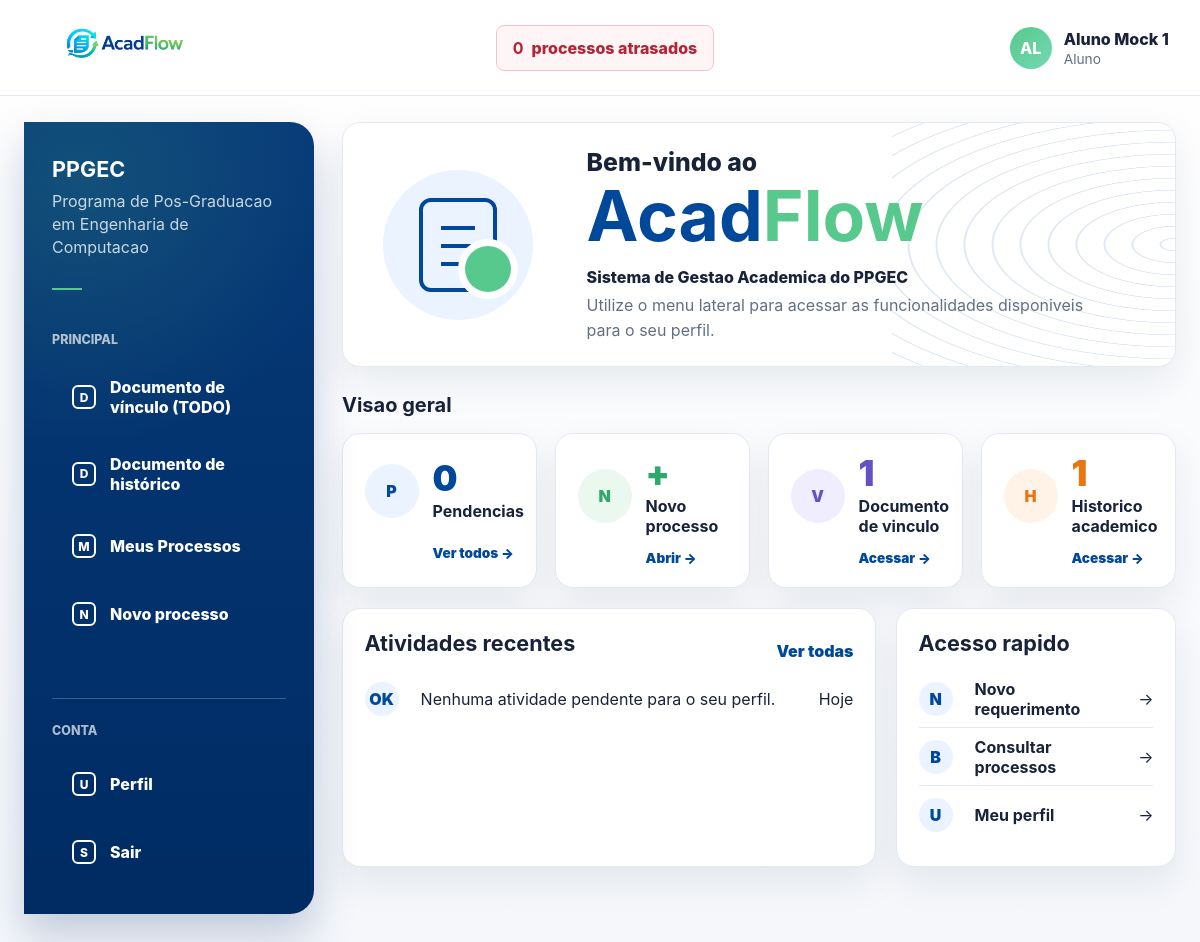
Screenshot of / (signed in) with the database file from the repository.
### processos/models.py (models this page shows, shortened)
class User(AbstractUser):
    class TipoUsuario(models.TextChoices):
        ALUNO = "ALUNO", "Aluno"
        DOCENTE = "DOCENTE", "Docente"
        SERVIDOR = "SERVIDOR", "Servidor"
    username = None
    first_name = None
    last_name = None
    nome = models.CharField(max_length=255)
    email = models.EmailField(unique=True)
    tipo_usuario = models.CharField(
        max_length=20,
        choices=TipoUsuario.choices,
        default=TipoUsuario.SERVIDOR,
    )
    USERNAME_FIELD = "email"
    REQUIRED_FIELDS = ["nome"]
    objects = UserManager()
    class Meta:
        ordering = ["nome", "email"]

### processos/views.py (the view, shortened to what this page needs)
# urls.py: path("", home_view, name="home"),
@login_required
def home_view(request):
    is_coordenador = _is_coordenador(request.user)
    has_gestao_access = _has_gestao_access(request.user)
    can_view_dashboard = _can_view_dashboard(request.user)
    can_view_processos = _can_view_processos(request.user)
    can_view_caixa = _can_view_caixa(request.user)
    meus_processos_base = Processo.objects.filter(usuario_criado_por=request.user)
    meus_processos_requerente = meus_processos_base.filter(setor_atual__nome="Requerente")
    context = {
        "meus_processos_requerente": meus_processos_requerente,
        "is_coordenador": is_coordenador,
        "has_gestao_access": has_gestao_access,
        "can_view_dashboard": can_view_dashboard,
        "can_view_processos": can_view_processos,
        "can_view_caixa": can_view_caixa,
        "can_add_processo": request.user.tipo_usuario != User.TipoUsuario.SERVIDOR,
        "show_side_menu": request.user.tipo_usuario in [User.TipoUsuario.DOCENTE, User.TipoUsuario.ALUNO],
        "side_menu_title": "Menu",
        "side_menu_items": _menu_lateral_home(request.user),
    }
    return render(request, "processos/home.html", context)

### processos/context_processors.py (called while the page is built)
def processos_atrasados(request):
    if not request.user.is_authenticated:
        return {}
    return {
        "processos_atrasados_count": processos_atrasados_queryset(request.user).count(),
        "processos_atrasados_url": processos_atrasados_url(request.user),
    }

### processos/services.py (called while the page is built, shortened)
def processos_atrasados_base_queryset():
    return Processo.objects.filter(
        prazo_limite__lt=timezone.localdate(),
    ).exclude(status=Processo.StatusProcesso.FINALIZADO)

def processos_atrasados_queryset(user):
    queryset = processos_atrasados_base_queryset()
    if not user.is_authenticated:
        return queryset.none()
    if user.tipo_usuario == User.TipoUsuario.SERVIDOR:
        return queryset
    return queryset.filter(usuario_criado_por=user)

def processos_atrasados_url(user):
    if user.is_authenticated and user.tipo_usuario in {User.TipoUsuario.SERVIDOR, User.TipoUsuario.DOCENTE}:
        if user.tipo_usuario == User.TipoUsuario.SERVIDOR or Docente.objects.filter(
            pk=user.pk,
            coordenador=True,
        ).exists():
            return f"{reverse('coordenacao_processos')}?atrasados=1"
    return f"{reverse('menu_meus_processos')}?my_atrasados=1"

### processos/views.py (called while the page is built, shortened)
def _is_docente(user):
    return user.is_authenticated and user.tipo_usuario == User.TipoUsuario.DOCENTE

def _is_servidor(user):
    return user.is_authenticated and user.tipo_usuario == User.TipoUsuario.SERVIDOR

def _is_coordenador(user):
    if not user.is_authenticated or user.tipo_usuario != User.TipoUsuario.DOCENTE:
        return False
    try:
        return bool(user.docente.coordenador)
    except Docente.DoesNotExist:
        return False

def _has_gestao_access(user):
    return _is_coordenador(user) or _is_servidor(user)

def _can_view_dashboard(user):
    return _has_gestao_access(user)

def _can_view_processos(user):
    return _is_coordenador(user) or _is_servidor(user)

def _can_view_caixa(user):
    return _is_docente(user) or _is_servidor(user)

def _menu_lateral_home(user):
    if user.tipo_usuario == User.TipoUsuario.ALUNO:
        return [
            {"label": "Documento de vínculo (TODO)", "href": "/aluno/documento-vinculo/"},
            {"label": "Documento de histórico", "href": "/aluno/documento-historico/"},
            {"label": "Meus Processos", "href": "/menu/meus-processos/"},
            {"label": "Novo processo", "href": "/processos/novo/"},
        ]
    return []

### templates/processos/home.html (shortened to what this page needs)
{% extends "base.html" %}
{% block content %}
<section class="card hero-card">
    <div class="hero-mark" aria-hidden="true"></div>
    <div class="hero-content">
        <p class="hero-kicker">Bem-vindo ao</p>
        <h1 class="hero-title">Acad<span>Flow</span></h1>
        <p class="hero-subtitle">Sistema de Gestao Academica do PPGEC</p>
        <p class="hero-copy">
            Utilize o menu lateral para acessar as funcionalidades disponiveis para o seu perfil.
        </p>
    </div>
</section>
<h2 class="overview-title">Visao geral</h2>
<section class="metric-grid" aria-label="Visao geral">
    {% if user.tipo_usuario == "DOCENTE" %}
        <article class="card metric-card">
            <span class="metric-icon">P</span>
            <div>
                <p class="metric-value">{{ meus_processos_requerente|length }}</p>
                <p class="metric-label">Pendencias</p>
            </div>
            <a class="metric-link" href="{% url 'menu_meus_processos' %}">Ver todos -></a>
        </article>
        <article class="card metric-card is-green">
            <span class="metric-icon">O</span>
            <div>
                <p class="metric-value">{% if orientandos %}{{ orientandos|length }}{% else %}0{% endif %}</p>
                <p class="metric-label">Orientandos</p>
            </div>
            <a class="metric-link" href="{% url 'menu_meus_orientandos' %}">Ver todos -></a>
        </article>
        <article class="card metric-card is-purple">
            <span class="metric-icon">C</span>
            <div>
                <p class="metric-value">{% if processos_orientandos %}{{ processos_orientandos|length }}{% else %}0{% endif %}</p>
                <p class="metric-label">Processos dos orientandos</p>
            </div>
            <a class="metric-link" href="{% url 'menu_processos_orientandos' %}">Ver todos -></a>
        </article>
        <article class="card metric-card is-orange">
            <span class="metric-icon">M</span>
            <div>
                <p class="metric-value">{% if cientes_pendentes_orientador %}{{ cientes_pendentes_orientador|length }}{% else %}0{% endif %}</p>
                <p class="metric-label">Ciencias pendentes</p>
            </div>
            <a class="metric-link" href="{% url 'menu_ciencias_manifestadas' %}">Ver todos -></a>
        </article>
    {% elif user.tipo_usuario == "ALUNO" %}
        <article class="card metric-card">
            <span class="metric-icon">P</span>
            <div>
                <p class="metric-value">{{ meus_processos_requerente|length }}</p>
                <p class="metric-label">Pendencias</p>
            </div>
            <a class="metric-link" href="{% url 'menu_meus_processos' %}">Ver todos -></a>
        </article>
        <article class="card metric-card is-green">
            <span class="metric-icon">N</span>
            <div>
                <p class="metric-value">+</p>
                <p class="metric-label">Novo processo</p>
            </div>
            <a class="metric-link" href="{% url 'novo_processo' %}">Abrir -></a>
        </article>
        <article class="card metric-card is-purple">
            <span class="metric-icon">V</span>
            <div>
                <p class="metric-value">1</p>
                <p class="metric-label">Documento de vinculo</p>
            </div>
            <a class="metric-link" href="{% url 'aluno_documento_vinculo' %}">Acessar -></a>
        </article>
        <article class="card metric-card is-orange">
            <span class="metric-icon">H</span>
            <div>
                <p class="metric-value">1</p>
                <p class="metric-label">Historico academico</p>
            </div>
            <a class="metric-link" href="{% url 'aluno_documento_historico' %}">Acessar -></a>
        </article>
    {% endif %}
</section>
<section class="dashboard-grid">
    <article class="card">
        <div class="actions-row">
            <h2 class="section-title">Atividades recentes</h2>
            <a class="text-link" href="{% url 'menu_meus_processos' %}">Ver todas</a>
        </div>
        <ul class="activity-list">
            {% if meus_processos_requerente %}
                {% for processo in meus_processos_requerente|slice:":4" %}
                    <li>
                        <span class="soft-icon">!</span>
                        <span>
                            <strong>{{ processo.numero }}</strong> aguarda acao do requerente
                        </span>
                        <time>{{ processo.atualizado_em|date:"d/m/Y" }}</time>
                    </li>
                {% endfor %}
            {% else %}
                <li>
                    <span class="soft-icon">OK</span>
                    <span>Nenhuma atividade pendente para o seu perfil.</span>
                    <time>Hoje</time>
                </li>
            {% endif %}
        </ul>
    </article>
    <article class="card">
        <h2 class="section-title">Acesso rapido</h2>
        <div class="quick-list">
            {% if can_add_processo %}
                <a href="{% url 'novo_processo' %}">
                    <span class="soft-icon">N</span>
                    <strong>Novo requerimento</strong>
                    <span>-></span>
                </a>
            {% endif %}
            <a href="{% url 'menu_meus_processos' %}">
                <span class="soft-icon">B</span>
                <strong>Consultar processos</strong>
                <span>-></span>
            </a>
            <a href="{% url 'me' %}">
                <span class="soft-icon">U</span>
                <strong>Meu perfil</strong>
                <span>-></span>
            </a>
        </div>
    </article>
</section>
{% endblock %}

### templates/base.html (shortened to what this page needs)
{% load static %}
<!doctype html>
<html lang="pt-BR">
<head>
    <link rel="stylesheet" href="{% static 'css/app.css' %}">
</head>
<body>
<div class="app-shell">
    {% if user.is_authenticated %}
        <header class="topbar">
            <div class="container topbar-content">
                <a class="brand" href="{% url 'home' %}" aria-label="AcadFlow">
                    <img class="brand-logo" src="{% static 'img/acadflow-logo.png' %}" alt="AcadFlow">
                </a>
                <a class="overdue-link" href="{{ processos_atrasados_url }}">
                    <strong>{{ processos_atrasados_count|default:0 }}</strong>
                    <span>processos atrasados</span>
                </a>
                <details class="user-menu">
                    <summary class="user-chip">
                        <span class="avatar" aria-hidden="true">{{ user.nome|default:user.email|slice:":2"|upper }}</span>
                        <span class="user-meta">
                            <span class="user-name">{{ user.nome }}</span>
                            <span class="user-role">{{ user.get_tipo_usuario_display }}</span>
                        </span>
                    </summary>
                </details>
            </div>
        </header>
    {% endif %}
    <main class="main-area">
        <div class="container">
            {% if user.is_authenticated %}
                <div class="layout">
                    <aside class="sidebar" aria-label="Menu principal">
                        <div class="sidebar-program">
                            <strong>PPGEC</strong>
                            <span>Programa de Pos-Graduacao em Engenharia de Computacao</span>
                            <span class="sidebar-rule"></span>
                        </div>
                        <p class="sidebar-label">Principal</p>
                        <ul class="side-menu">
                            {% if side_menu_items %}
                                {% for item in side_menu_items %}
                                    <li>
                                        <a class="{% if request.path == item.href %}is-active{% endif %}" href="{{ item.href }}">
                                            <span class="side-icon">{{ item.label|slice:":1" }}</span>
                                            {{ item.label }}
                                        </a>
                                    </li>
                                {% endfor %}
                            {% endif %}
                        </ul>
                        <div class="sidebar-footer">
                            <p class="sidebar-label">Conta</p>
                            <ul class="side-menu">
                                <li>
                                    <a class="{% if request.resolver_match.url_name == 'me' %}is-active{% endif %}" href="{% url 'me' %}">
                                        <span class="side-icon">U</span>
                                        Perfil
                                    </a>
                                </li>
                                <li>
                                    <form method="post" action="{% url 'logout' %}" class="side-form">
                                        <button type="submit">
                                            <span class="side-icon">S</span>
                                            Sair
                                        </button>
                                    </form>
                                </li>
                            </ul>
                        </div>
                    </aside>
                    <section class="content-area">
            {% endif %}
            {% block content %}{% endblock %}
            {% if user.is_authenticated %}
                    </section>
                </div>
            {% endif %}
        </div>
    </main>
</div>
</body>
</html>

### rows the page displays
User: nome "AL", nome "Aluno Mock 1", tipo_usuario "Aluno"

### other values shown
{{ processos_atrasados_count|default:0 }} "0"
{{ item.label|slice:":1" }} "D" "D" "M" "N"
{{ item.label }} "Documento de vínculo (TODO)" "Documento de histórico" "Meus Processos" "Novo processo"
{{ meus_processos_requerente|length }} "0"
